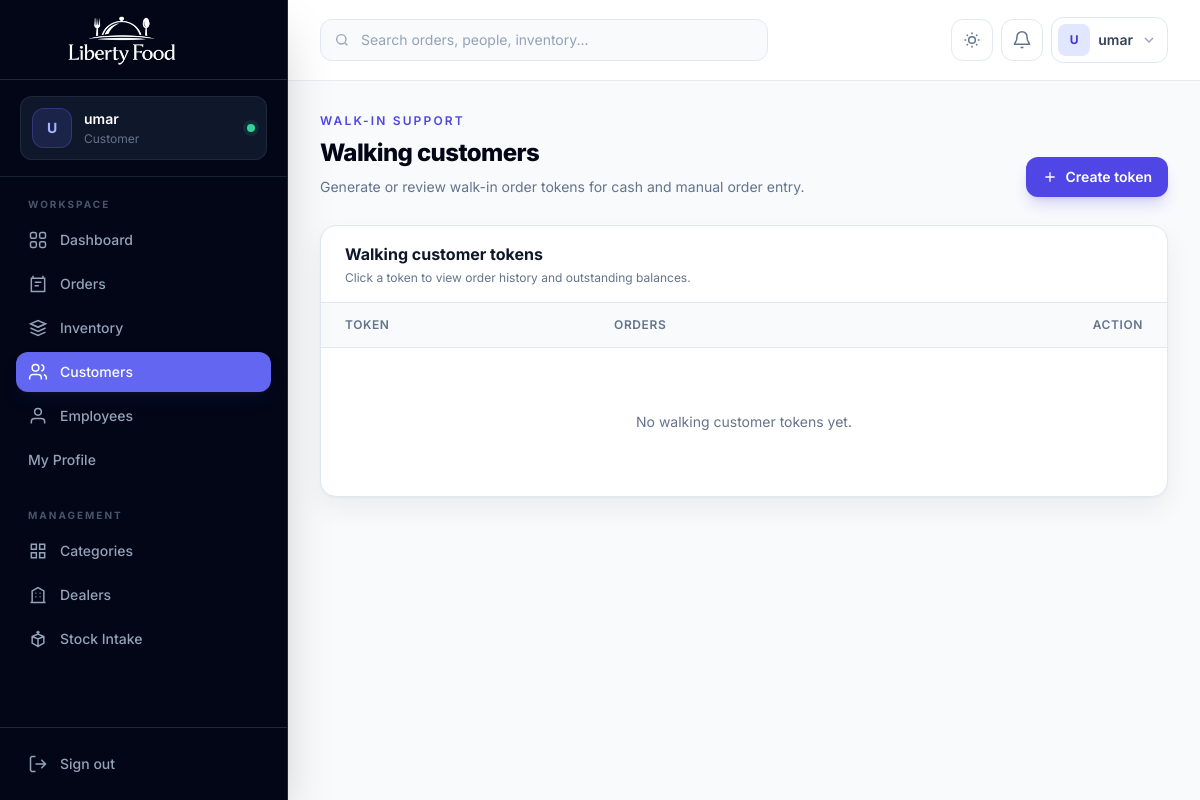
Screenshot of /people/customer/walking-customers/ (signed in) with the database file from the repository.
### accounts/models.py (models this page shows, shortened)
class CustomUser(AbstractUser):
    email = models.EmailField(unique=True)
    ROLE_CHOICES = (
        ('admin', 'Admin'),
        ('employee', 'Employee'),
        ('customer', 'Customer'),
    )
    role = models.CharField(
        max_length=20,
        choices=ROLE_CHOICES,
        default='customer'
    )
    phone = models.CharField(
        max_length=15,
        blank=True,
        null=True
    )
    profile_image = models.ImageField(
        upload_to='profiles/',
        blank=True,
        null=True
    )

### people_app/views.py (the view)
# urls.py: path('walking-customers/', views.walking_customer_list, name='walking_customer_list'),
@admin_required
def walking_customer_list(request):
    walking_customers = WalkingCustomer.objects.all().order_by("-id")
    return render(request, "walking_customer_list.html", {"walking_customers": walking_customers})

### accounts/decoraters.py (called while the page is built)
def is_admin(user):
    return user.is_authenticated and (user.is_superuser or user.role == "admin")

def role_required(*roles):
    def decorator(view_func):
        @login_required
        @wraps(view_func)
        def wrapper(request, *args, **kwargs):
            if is_admin(request.user) or request.user.role in roles:
                return view_func(request, *args, **kwargs)
            raise PermissionDenied("You do not have permission to access this page.")
        return wrapper
    return decorator

### templates/walking_customer_list.html (shortened to what this page needs)
{% extends "base.html" %}
{% block content %}
<section class="mb-7 flex flex-col gap-4 sm:flex-row sm:items-end sm:justify-between">
  <div>
    <p class="text-xs font-semibold uppercase tracking-[.18em] text-indigo-600 dark:text-indigo-400">Walk-in support</p>
    <h1 class="mt-2 text-2xl font-extrabold tracking-tight text-slate-950 dark:text-white">Walking customers</h1>
    <p class="mt-2 text-sm text-slate-500">Generate or review walk-in order tokens for cash and manual order entry.</p>
  </div>
  <form method="post" action="{% url 'walking_customer_add' %}">
    <button type="submit" class="inline-flex items-center justify-center gap-2 rounded-xl bg-indigo-600 px-4 py-2.5 text-sm font-semibold text-white shadow-lg shadow-indigo-600/20 hover:bg-indigo-700">
      <svg class="h-4 w-4" viewBox="0 0 24 24" fill="none" stroke="currentColor" stroke-width="2"><path d="M12 5v14M5 12h14"/></svg> Create token
    </button>
  </form>
</section>
<section class="overflow-hidden rounded-2xl border border-slate-200 bg-white shadow-soft dark:border-slate-800 dark:bg-slate-900">
  <div class="border-b border-slate-200 px-6 py-4 dark:border-slate-800">
    <h2 class="font-bold text-slate-900 dark:text-white">Walking customer tokens</h2>
    <p class="mt-1 text-xs text-slate-500">Click a token to view order history and outstanding balances.</p>
  </div>
  <div class="overflow-x-auto">
    <table class="min-w-full divide-y divide-slate-200 dark:divide-slate-800">
      <thead class="bg-slate-50 dark:bg-slate-800/50">
        <tr>
          <th class="px-6 py-3.5 text-left text-xs font-semibold uppercase tracking-wider text-slate-500">Token</th>
          <th class="px-6 py-3.5 text-left text-xs font-semibold uppercase tracking-wider text-slate-500">Orders</th>
          <th class="px-6 py-3.5 text-right text-xs font-semibold uppercase tracking-wider text-slate-500">Action</th>
        </tr>
      </thead>
      <tbody class="divide-y divide-slate-100 dark:divide-slate-800">
        {% for walking_customer in walking_customers %}
          <tr class="hover:bg-slate-50 dark:hover:bg-slate-800/40">
            <td class="whitespace-nowrap px-6 py-4"><a href="{% url 'walking_customer_record' walking_customer.id %}" class="text-sm font-semibold text-indigo-600 hover:text-indigo-700 dark:text-indigo-400">{{ walking_customer }}</a></td>
            <td class="px-6 py-4 text-sm text-slate-500">{{ walking_customer.order_set.count }}</td>
            <td class="px-6 py-4 text-right">
              <a href="{% url 'walking_customer_record' walking_customer.id %}" class="inline-flex items-center gap-2 rounded-lg border border-slate-200 px-3 py-2 text-xs font-semibold text-indigo-600 hover:border-indigo-300 hover:text-indigo-700 dark:border-slate-700">View record</a>
            </td>
          </tr>
        {% empty %}
          <tr><td colspan="3" class="px-6 py-16 text-center text-sm text-slate-500">No walking customer tokens yet.</td></tr>
        {% endfor %}
      </tbody>
    </table>
  </div>
</section>
{% endblock %}

### templates/base.html (shortened to what this page needs)
{% load static %}
<!DOCTYPE html>
<html lang="en" class="h-full scroll-smooth">
<head>
  <script src="https://cdn.tailwindcss.com"></script>
</head>
<body class="h-full bg-slate-50 font-sans text-slate-700 antialiased dark:bg-slate-950 dark:text-slate-300">
  <aside id="sidebar" class="fixed inset-y-0 left-0 z-50 flex w-72 -translate-x-full flex-col border-r border-slate-800 bg-slate-950 text-slate-300 shadow-2xl transition-transform duration-300 lg:translate-x-0">
    <div class="flex h-20 items-center gap-3 border-b border-slate-800 px-5">
      <a href="{% url 'home' %}" class="block h-16 w-52" aria-label="Liberty Food home">
        <img src="{% static 'liberty-food-logo-cropped.png' %}" alt="Liberty Food" class="h-full w-full object-contain">
      </a>
    </div>
    <div class="border-b border-slate-800/80 px-5 py-4">
      <div class="flex items-center gap-3 rounded-xl bg-slate-900 px-3 py-3 ring-1 ring-inset ring-slate-800">
        {% if request.user.profile_image %}
          <img src="{{ request.user.profile_image.url }}" alt="{{ request.user.username }}" class="h-10 w-10 rounded-xl object-cover ring-2 ring-indigo-500/40">
        {% else %}
          <div class="flex h-10 w-10 items-center justify-center rounded-xl bg-indigo-500/15 text-sm font-bold uppercase text-indigo-300 ring-1 ring-inset ring-indigo-500/30">
            {{ request.user.username|slice:":1" }}
          </div>
        {% endif %}
        <div class="min-w-0">
          <p class="truncate text-sm font-semibold text-white">{{ request.user.get_full_name|default:request.user.username }}</p>
          <p class="mt-0.5 truncate text-xs capitalize text-slate-500">{{ request.user.role|default:"Team member" }}</p>
        </div>
        <span class="ml-auto h-2 w-2 rounded-full bg-emerald-400 ring-4 ring-emerald-400/10" title="Online"></span>
      </div>
    </div>
    <nav class="flex-1 overflow-y-auto px-4 py-5" aria-label="Primary navigation">
      <p class="mb-2 px-3 text-[10px] font-bold uppercase tracking-[.2em] text-slate-600">Workspace</p>
      <div class="space-y-1">
        <a href="{% url 'home' %}" class="nav-link flex items-center gap-3 rounded-xl px-3 py-2.5 text-sm font-medium transition {% if request.resolver_match.url_name == 'home' %}bg-indigo-500 text-white shadow-lg shadow-indigo-950/30{% else %}text-slate-400 hover:bg-slate-900 hover:text-white{% endif %}">
          <svg class="h-5 w-5" viewBox="0 0 24 24" fill="none" stroke="currentColor" stroke-width="1.8"><rect x="3" y="3" width="7" height="7" rx="2"/><rect x="14" y="3" width="7" height="7" rx="2"/><rect x="3" y="14" width="7" height="7" rx="2"/><rect x="14" y="14" width="7" height="7" rx="2"/></svg>
          Dashboard
        </a>
        {% if request.user.role == 'admin' or request.user.is_superuser %}<a href="{% url 'order_list' %}" class="nav-link flex items-center gap-3 rounded-xl px-3 py-2.5 text-sm font-medium transition {% if 'order' in request.resolver_match.url_name %}bg-indigo-500 text-white shadow-lg shadow-indigo-950/30{% else %}text-slate-400 hover:bg-slate-900 hover:text-white{% endif %}">
          <svg class="h-5 w-5" viewBox="0 0 24 24" fill="none" stroke="currentColor" stroke-width="1.8"><path d="M6 2v4M18 2v4M4 5h16v16H4z"/><path d="M8 10h8M8 14h5"/></svg>
          Orders
        </a>
        <a href="{% url 'fooditem_list' %}" class="nav-link flex items-center gap-3 rounded-xl px-3 py-2.5 text-sm font-medium transition {% if 'fooditem' in request.resolver_match.url_name or request.resolver_match.url_name == 'food_quantity' %}bg-indigo-500 text-white shadow-lg shadow-indigo-950/30{% else %}text-slate-400 hover:bg-slate-900 hover:text-white{% endif %}">
          <svg class="h-5 w-5" viewBox="0 0 24 24" fill="none" stroke="currentColor" stroke-width="1.8"><path d="m3 7 9-4 9 4-9 4-9-4Z"/><path d="m3 7 9 4 9-4M3 12l9 4 9-4M3 17l9 4 9-4"/></svg>
          Inventory
        </a>
        <a href="{% url 'customer_list' %}" class="nav-link flex items-center gap-3 rounded-xl px-3 py-2.5 text-sm font-medium transition {% if 'customer' in request.resolver_match.url_name %}bg-indigo-500 text-white shadow-lg shadow-indigo-950/30{% else %}text-slate-400 hover:bg-slate-900 hover:text-white{% endif %}">
          <svg class="h-5 w-5" viewBox="0 0 24 24" fill="none" stroke="currentColor" stroke-width="1.8"><path d="M16 21v-2a4 4 0 0 0-4-4H6a4 4 0 0 0-4 4v2"/><circle cx="9" cy="7" r="4"/><path d="M22 21v-2a4 4 0 0 0-3-3.87M16 3.13a4 4 0 0 1 0 7.75"/></svg>
          Customers
        </a>
        <a href="{% url 'employee_list' %}" class="nav-link flex items-center gap-3 rounded-xl px-3 py-2.5 text-sm font-medium transition {% if 'employee' in request.resolver_match.url_name or 'salary' in request.resolver_match.url_name %}bg-indigo-500 text-white shadow-lg shadow-indigo-950/30{% else %}text-slate-400 hover:bg-slate-900 hover:text-white{% endif %}">
          <svg class="h-5 w-5" viewBox="0 0 24 24" fill="none" stroke="currentColor" stroke-width="1.8"><path d="M20 21v-2a4 4 0 0 0-4-4H8a4 4 0 0 0-4 4v2"/><circle cx="12" cy="7" r="4"/></svg>
          Employees
        </a>{% endif %}
        {% if request.user.role == 'employee' %}
          <a href="{% url 'profile' %}" class="nav-link flex items-center gap-3 rounded-xl px-3 py-2.5 text-sm font-medium text-slate-400 transition hover:bg-slate-900 hover:text-white">My Profile</a>
          <a href="{% url 'employee_detail' request.user.employee_profile.id %}" class="nav-link flex items-center gap-3 rounded-xl px-3 py-2.5 text-sm font-medium text-slate-400 transition hover:bg-slate-900 hover:text-white">My Salary</a>
          <a href="{% url 'my_transactions' %}" class="nav-link flex items-center gap-3 rounded-xl px-3 py-2.5 text-sm font-medium text-slate-400 transition hover:bg-slate-900 hover:text-white">Transaction History</a>
        {% elif request.user.role == 'customer' %}
          <a href="{% url 'profile' %}" class="nav-link flex items-center gap-3 rounded-xl px-3 py-2.5 text-sm font-medium text-slate-400 transition hover:bg-slate-900 hover:text-white">My Profile</a>
        {% endif %}
      </div>
      {% if request.user.role == 'admin' or request.user.is_superuser %}<p class="mb-2 mt-7 px-3 text-[10px] font-bold uppercase tracking-[.2em] text-slate-600">Management</p>
      <div class="space-y-1">
        <a href="{% url 'category_list' %}" class="nav-link flex items-center gap-3 rounded-xl px-3 py-2.5 text-sm font-medium transition {% if 'category' in request.resolver_match.url_name %}bg-indigo-500 text-white{% else %}text-slate-400 hover:bg-slate-900 hover:text-white{% endif %}">
          <svg class="h-5 w-5" viewBox="0 0 24 24" fill="none" stroke="currentColor" stroke-width="1.8"><path d="M4 4h6v6H4zM14 4h6v6h-6zM4 14h6v6H4zM14 14h6v6h-6z"/></svg>
          Categories
        </a>
        <a href="{% url 'dealer_list' %}" class="nav-link flex items-center gap-3 rounded-xl px-3 py-2.5 text-sm font-medium transition {% if 'dealer' in request.resolver_match.url_name %}bg-indigo-500 text-white{% else %}text-slate-400 hover:bg-slate-900 hover:text-white{% endif %}">
          <svg class="h-5 w-5" viewBox="0 0 24 24" fill="none" stroke="currentColor" stroke-width="1.8"><path d="M3 21h18M5 21V7l7-4 7 4v14M9 10h1M14 10h1M9 14h1M14 14h1"/></svg>
          Dealers
        </a>
        <a href="{% url 'food_quantity' %}" class="nav-link flex items-center gap-3 rounded-xl px-3 py-2.5 text-sm font-medium transition {% if request.resolver_match.url_name == 'food_quantity' %}bg-indigo-500 text-white{% else %}text-slate-400 hover:bg-slate-900 hover:text-white{% endif %}">
          <svg class="h-5 w-5" viewBox="0 0 24 24" fill="none" stroke="currentColor" stroke-width="1.8"><path d="M12 22V12M5 9l7 3 7-3M5 9l7-3 7 3v8l-7 4-7-4V9Z"/><path d="M12 2v4M10 4h4"/></svg>
          Stock Intake
        </a>
      </div>{% endif %}
    </nav>
    <div class="border-t border-slate-800 p-4">
      <a href="{% url 'logout' %}" class="flex items-center gap-3 rounded-xl px-3 py-2.5 text-sm font-medium text-slate-400 transition hover:bg-red-500/10 hover:text-red-400">
        <svg class="h-5 w-5" viewBox="0 0 24 24" fill="none" stroke="currentColor" stroke-width="1.8"><path d="M9 21H5a2 2 0 0 1-2-2V5a2 2 0 0 1 2-2h4M16 17l5-5-5-5M21 12H9"/></svg>
        Sign out
      </a>
    </div>
  </aside>
  <div id="app-main" class="min-h-full transition-all duration-300 lg:ml-72">
    <header id="topbar" class="sticky top-0 z-30 border-b border-slate-200/80 bg-white/90 backdrop-blur-xl dark:border-slate-800 dark:bg-slate-950/85">
      <div class="flex h-20 items-center gap-3 px-4 sm:px-6 lg:px-8">
        {% if request.user.role == 'admin' or request.user.is_superuser %}<form method="GET" action="{% url 'global_search' %}" class="relative hidden w-full max-w-md md:block">
          <input type="search" name="q" placeholder="Search orders, people, inventory..." class="w-full rounded-xl border border-slate-200 bg-slate-50 py-2.5 pl-10 pr-4 text-sm text-slate-900 outline-none transition placeholder:text-slate-400 focus:border-indigo-500 focus:ring-4 focus:ring-indigo-500/10 dark:border-slate-800 dark:bg-slate-900 dark:text-white">
        </form>{% endif %}
        <div class="ml-auto flex items-center gap-2">
          <button id="theme-toggle" type="button" class="rounded-xl border border-slate-200 p-2.5 text-slate-500 transition hover:border-indigo-200 hover:bg-indigo-50 hover:text-indigo-600 dark:border-slate-800 dark:text-slate-400 dark:hover:border-indigo-900 dark:hover:bg-indigo-950/50 dark:hover:text-indigo-400" aria-label="Toggle color theme">
            <svg class="h-5 w-5 dark:hidden" viewBox="0 0 24 24" fill="none" stroke="currentColor" stroke-width="1.8"><path d="M12 3v2M12 19v2M3 12h2M19 12h2M5.64 5.64l1.42 1.42M16.94 16.94l1.42 1.42M18.36 5.64l-1.42 1.42M7.06 16.94l-1.42 1.42"/><circle cx="12" cy="12" r="4"/></svg>
          </button>
          <div class="relative">
            <button id="notification-trigger" type="button" class="relative rounded-xl border border-slate-200 p-2.5 text-slate-500 transition hover:bg-slate-50 dark:border-slate-800 dark:text-slate-400 dark:hover:bg-slate-900" aria-label="Notifications" aria-expanded="false">
              <svg class="h-5 w-5" viewBox="0 0 24 24" fill="none" stroke="currentColor" stroke-width="1.8"><path d="M18 8a6 6 0 0 0-12 0c0 7-3 7-3 9h18c0-2-3-2-3-9M13.7 21h-3.4"/></svg>
            </button>
          </div>
          <div class="relative">
            <button id="profile-trigger" type="button" class="flex items-center gap-2 rounded-xl border border-slate-200 bg-white p-1.5 pr-2.5 transition hover:bg-slate-50 dark:border-slate-800 dark:bg-slate-900 dark:hover:bg-slate-800" aria-expanded="false">
              {% if request.user.profile_image %}
                <img src="{{ request.user.profile_image.url }}" alt="" class="h-8 w-8 rounded-lg object-cover">
              {% else %}
                <span class="flex h-8 w-8 items-center justify-center rounded-lg bg-indigo-100 text-xs font-bold uppercase text-indigo-700 dark:bg-indigo-500/15 dark:text-indigo-300">{{ request.user.username|slice:":1" }}</span>
              {% endif %}
              <span class="hidden max-w-32 truncate text-sm font-semibold text-slate-700 dark:text-slate-200 sm:block">{{ request.user.get_full_name|default:request.user.username }}</span>
              <svg class="hidden h-4 w-4 text-slate-400 sm:block" viewBox="0 0 24 24" fill="none" stroke="currentColor" stroke-width="2"><path d="m6 9 6 6 6-6"/></svg>
            </button>
          </div>
        </div>
      </div>
    </header>
    <main class="px-4 py-6 sm:px-6 lg:px-8 lg:py-8">
      <div class="mx-auto max-w-[1600px]">
        {% block content %}{% endblock %}
      </div>
    </main>
  </div>
</body>
</html>

### templates/base.html (style rules this page uses)
* { scrollbar-width: thin; scrollbar-color: #94a3b8 transparent; }
.nav-link svg, .action-icon svg { pointer-events: none; }

### rows the page displays
CustomUser: user.username "U", user.get_full_name "umar", user.role "Customer"
